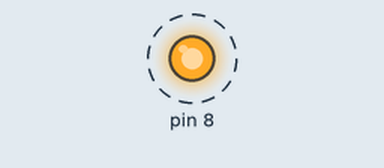
This program was run on a simulated Raspberry Pi (header pin numbers). On the bench: output pins drawn as LEDs (lit = HIGH). Dashed ring = blinking. What the program prints to the terminal is not drawn. At 10.0 s the program stops and its outputs stay as they are.

Above: at 0.2 s.
Timing chart, 0 to 3.0 s (numbered marks = the images above):
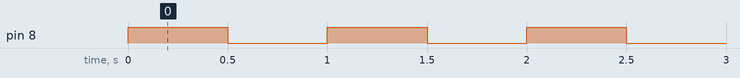

Measured:
- by itself, pin 8: alternates HIGH for 0.50 s and LOW for 0.50 s, 20 changes in all, then stays LOW

The program:

led.py
```python
print('Hello Mohsen')
import RPi.GPIO as GPIO
from time import sleep
GPIO.setwarnings(False)
GPIO.setmode(GPIO.BOARD)
GPIO.setup(8, GPIO.OUT, initial=GPIO.LOW)
for i in range (0,10):
 print(i)
 GPIO.output(8, GPIO.HIGH)
 sleep(0.5)
 GPIO.output(8, GPIO.LOW)
 sleep(0.5)
```
